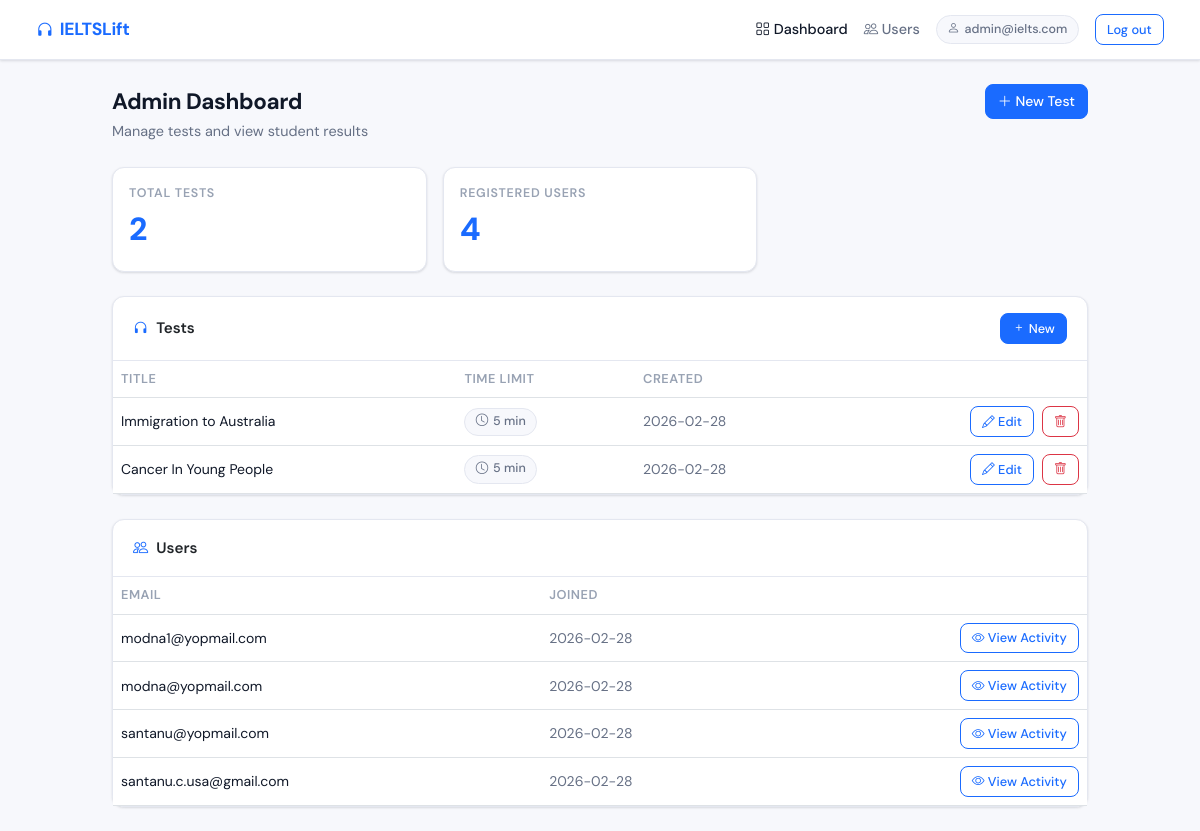
The page /admin (signed in) on the database its author committed.
### tables this page shows
CREATE TABLE tests (
            id INTEGER PRIMARY KEY AUTOINCREMENT,
            title TEXT NOT NULL,
            audio_file TEXT NOT NULL,
            time_limit INTEGER NOT NULL,
            created_at DATETIME DEFAULT CURRENT_TIMESTAMP
        );

CREATE TABLE users (
            id INTEGER PRIMARY KEY AUTOINCREMENT,
            email TEXT UNIQUE NOT NULL,
            password TEXT NOT NULL,
            is_admin INTEGER DEFAULT 0,
            created_at DATETIME DEFAULT CURRENT_TIMESTAMP
        );

### app.py (the view)
@app.route('/admin')
@admin_required
def admin_dashboard():
    conn = get_db()
    tests = conn.execute('SELECT * FROM tests ORDER BY created_at DESC').fetchall()
    users = conn.execute('SELECT * FROM users WHERE is_admin=0 ORDER BY created_at DESC').fetchall()
    conn.close()
    return render_template('admin_dashboard.html', tests=tests, users=users)

### app.py (called while the page is built)
def get_db():
    conn = sqlite3.connect(DB)
    conn.row_factory = sqlite3.Row
    return conn

def admin_required(f):
    from functools import wraps
    @wraps(f)
    def decorated(*args, **kwargs):
        if 'user_id' not in session or not session.get('is_admin'):
            abort(403)
        return f(*args, **kwargs)
    return decorated

### templates/admin_dashboard.html (shortened to what this page needs)
{% extends "base.html" %}
{% block content %}
<div class="container" style="max-width:1000px">
  <div class="d-flex justify-content-between align-items-start mb-4">
    <div>
      <div class="page-title">Admin Dashboard</div>
      <div class="page-sub">Manage tests and view student results</div>
    </div>
    <a href="/admin/test/new" class="btn btn-primary">
      <i class="bi bi-plus-lg"></i> New Test
    </a>
  </div>
  <div class="row g-3 mb-4">
    <div class="col-md-4">
      <div class="card p-3">
        <div style="font-size:.78rem; text-transform:uppercase; letter-spacing:.06em; color:var(--text-muted); font-weight:600">Total Tests</div>
        <div style="font-size:2rem; font-weight:800; color:var(--brand); letter-spacing:-.04em">{{ tests|length }}</div>
      </div>
    </div>
    <div class="col-md-4">
      <div class="card p-3">
        <div style="font-size:.78rem; text-transform:uppercase; letter-spacing:.06em; color:var(--text-muted); font-weight:600">Registered Users</div>
        <div style="font-size:2rem; font-weight:800; color:var(--brand); letter-spacing:-.04em">{{ users|length }}</div>
      </div>
    </div>
  </div>
  <div class="card mb-4">
    <div class="card-header d-flex justify-content-between align-items-center">
      <span><i class="bi bi-headphones me-2 text-brand"></i>Tests</span>
      <a href="/admin/test/new" class="btn btn-sm btn-primary"><i class="bi bi-plus"></i> New</a>
    </div>
    {% if tests %}
    <div class="table-responsive">
      <table class="table table-hover mb-0">
        <thead><tr>
          <th>Title</th><th>Time Limit</th><th>Created</th><th></th>
        </tr></thead>
        <tbody>
        {% for t in tests %}
        <tr>
          <td><span class="fw-500">{{ t.title }}</span></td>
          <td><span class="chip"><i class="bi bi-clock"></i> {{ t.time_limit }} min</span></td>
          <td style="color:var(--text-secondary)">{{ t.created_at[:10] }}</td>
          <td class="text-end">
            <a href="/admin/test/{{ t.id }}" class="btn btn-sm btn-outline-primary me-1">
              <i class="bi bi-pencil"></i> Edit
            </a>
            <form method="POST" action="/admin/test/{{ t.id }}/delete" style="display:inline"
              onsubmit="return confirm('Delete this test? This cannot be undone.')">
              <button type="submit" class="btn btn-sm btn-outline-danger"><i class="bi bi-trash"></i></button>
            </form>
          </td>
        </tr>
        {% endfor %}
        </tbody>
      </table>
    </div>
    {% else %}
    <div class="text-center py-4 text-secondary" style="font-size:.9rem">
      No tests yet. <a href="/admin/test/new">Create your first test →</a>
    </div>
    {% endif %}
  </div>
  <div class="card">
    <div class="card-header">
      <i class="bi bi-people me-2 text-brand"></i>Users
    </div>
    {% if users %}
    <div class="table-responsive">
      <table class="table table-hover mb-0">
        <thead><tr><th>Email</th><th>Joined</th><th></th></tr></thead>
        <tbody>
        {% for u in users %}
        <tr>
          <td>{{ u.email }}</td>
          <td style="color:var(--text-secondary)">{{ u.created_at[:10] }}</td>
          <td class="text-end">
            <a href="/admin/user/{{ u.id }}" class="btn btn-sm btn-outline-primary">
              <i class="bi bi-eye"></i> View Activity
            </a>
          </td>
        </tr>
        {% endfor %}
        </tbody>
      </table>
    </div>
    {% else %}
    <div class="text-center py-4 text-secondary" style="font-size:.9rem">No users yet.</div>
    {% endif %}
  </div>
</div>
{% endblock %}

### templates/base.html (shortened to what this page needs)
<!DOCTYPE html>
<html lang="en">
<head>
<link href="https://cdn.jsdelivr.net/npm/bootstrap@5.3.3/dist/css/bootstrap.min.css" rel="stylesheet"/>
<link href="https://cdn.jsdelivr.net/npm/bootstrap-icons@1.11.3/font/bootstrap-icons.css" rel="stylesheet"/>
</head>
<body>
{% if session.user_id %}
<nav class="navbar navbar-expand-lg sticky-top">
  <div class="container-fluid">
    <a class="navbar-brand" href="/">
      <i class="bi bi-headphones"></i> IELTSLift
    </a>
    <div class="ms-auto d-flex align-items-center gap-3">
      {% if session.is_admin %}
      <a class="nav-link {% if request.endpoint == 'admin_dashboard' %}active{% endif %}" href="/admin">
        <i class="bi bi-grid"></i> Dashboard
      </a>
      <a class="nav-link {% if request.endpoint == 'admin_users' %}active{% endif %}" href="/admin/users">
        <i class="bi bi-people"></i> Users
      </a>
      {% else %}
      <a class="nav-link {% if request.endpoint == 'user_dashboard' %}active{% endif %}" href="/dashboard">
        <i class="bi bi-grid"></i> Tests
      </a>
      {% endif %}
      <span class="chip"><i class="bi bi-person"></i> {{ session.email }}</span>
      <a href="/logout" class="btn btn-sm btn-outline-primary">Log out</a>
    </div>
  </div>
</nav>
{% endif %}
<main class="{% if session.user_id %}py-4{% endif %}">
  {% block content %}{% endblock %}
</main>
</body>
</html>

### templates/base.html (style rules this page uses)
:root { --brand: #1a6bff; --brand-light: #e8f0ff; --brand-dark: #0d4fd6; --success: #12b76a; --danger: #f04438; --warning: #f79009; --surface: #ffffff; --surface-2: #f7f8fc; --border: #e4e7f0; --text-primary: #101828; --text-secondary: #667085; --text-muted: #98a2b3; --shadow-sm: 0 1px 3px rgba(16,24,40,.08), 0 1px 2px rgba(16,24,40,.06); --shadow-md: 0 4px 16px rgba(16,24,40,.10); --radius: 12px; --radius-sm: 8px; }
*, *::before, *::after { box-sizing: border-box; }
body { font-family: 'DM Sans', sans-serif; background: var(--surface-2); color: var(--text-primary); min-height: 100vh; font-size: 15px; line-height: 1.6; }
.navbar { background: var(--surface); border-bottom: 1px solid var(--border); padding: 0 1.5rem; height: 60px; box-shadow: var(--shadow-sm); }
.navbar-brand { font-weight: 700; font-size: 1.1rem; color: var(--brand) !important; display: flex; align-items: center; gap: .4rem; letter-spacing: -.3px; }
.nav-link { color: var(--text-secondary) !important; font-weight: 500; font-size: .9rem; }
.nav-link.active { color: var(--text-primary) !important; }
.card { border: 1px solid var(--border); border-radius: var(--radius); box-shadow: var(--shadow-sm); background: var(--surface); }
.card-header { background: transparent; border-bottom: 1px solid var(--border); font-weight: 600; font-size: .95rem; padding: 1rem 1.25rem; }
.btn { font-weight: 500; border-radius: var(--radius-sm); font-size: .875rem; }
.btn-primary { background: var(--brand); border-color: var(--brand); }
.btn-outline-primary { color: var(--brand); border-color: var(--brand); }
.btn-sm { padding: .3rem .7rem; font-size: .8rem; }
.table th { font-size: .8rem; font-weight: 600; color: var(--text-muted); text-transform: uppercase; letter-spacing: .04em; }
.table td { font-size: .875rem; vertical-align: middle; color: var(--text-primary); }
.text-brand { color: var(--brand) !important; }
.page-title { font-weight: 700; font-size: 1.4rem; letter-spacing: -.4px; }
.page-sub { color: var(--text-secondary); font-size: .9rem; }
.chip { display: inline-flex; align-items: center; gap: .3rem; background: var(--surface-2); border: 1px solid var(--border); border-radius: 99px; padding: .2rem .65rem; font-size: .78rem; font-weight: 500; color: var(--text-secondary); }

### rows shown on the page
tests: title "Immigration to Australia", time_limit "5", created_at "2026-02-28"
tests: title "Cancer In Young People", time_limit "5", created_at "2026-02-28"
users: email "modna1@yopmail.com", created_at "2026-02-28"
users: email "modna@yopmail.com", created_at "2026-02-28"
users: email "santanu@yopmail.com", created_at "2026-02-28"
users: email "santanu.c.usa@gmail.com", created_at "2026-02-28"

### other values the page prints
{{ session.email }} "admin@ielts.com"
{{ tests|length }} "2"
{{ users|length }} "4"
